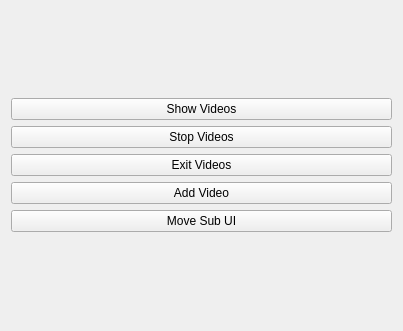
<?xml version="1.0" encoding="UTF-8"?>
<ui version="4.0">
 <class>Form</class>
 <widget class="QWidget" name="Form">
  <property name="geometry">
   <rect>
    <x>0</x>
    <y>0</y>
    <width>403</width>
    <height>331</height>
   </rect>
  </property>
  <property name="windowTitle">
   <string>Form</string>
  </property>
  <layout class="QGridLayout" name="gridLayout">
   <item row="0" column="0">
    <layout class="QVBoxLayout" name="verticalLayout">
     <item>
      <widget class="QPushButton" name="show_pushButton">
       <property name="text">
        <string>Show Videos</string>
       </property>
      </widget>
     </item>
     <item>
      <widget class="QPushButton" name="stop_pushButton">
       <property name="text">
        <string>Stop Videos</string>
       </property>
      </widget>
     </item>
     <item>
      <widget class="QPushButton" name="exit_pushButton">
       <property name="text">
        <string>Exit Videos</string>
       </property>
      </widget>
     </item>
     <item>
      <widget class="QPushButton" name="addVideo_pushButton">
       <property name="text">
        <string>Add Video</string>
       </property>
      </widget>
     </item>
     <item>
      <widget class="QPushButton" name="move_pushButton">
       <property name="text">
        <string>Move Sub UI</string>
       </property>
      </widget>
     </item>
    </layout>
   </item>
  </layout>
 </widget>
 <resources/>
 <connections/>
</ui>
